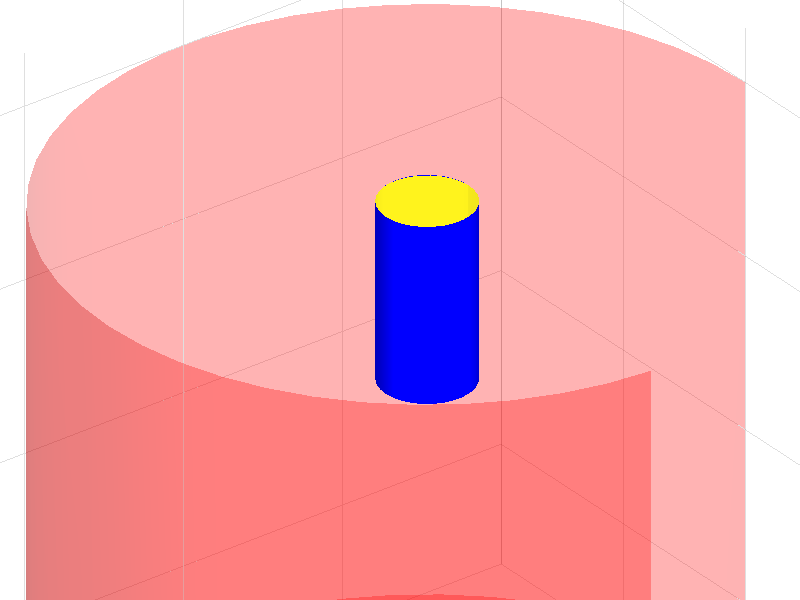

Recreate this plot in MATLAB. (Note: this script raises an error after producing the figure.)

d0 = [0 0 1];
d1 = [-9.495942e-01   1.164501e-01    -2.910501e-01];


Zt = 1500;	%Z coordinate of the top of the tube
Zb = -200;	%Z coordinate of the base of the tube
Zc = 1000;   %Z coordinate of the mouth of the capillary
Re = 1000;	%Radius of the entire environment
Rc = 120;	%Radius of the capillary

figure;
set(gcf, 'color', 'white');

%First plot outside cyllindar and its base
[x, y, z] = cylinder(Re,50);
z = z*(Zt-Zb)+Zb;
l = round(size(x,2)/2);
surf([x(1,1:end);zeros(1,size(x,2))], [y(1,1:end);zeros(1,size(y,2))], [z(1,1:end);z(1,1:end)], ...
  'FaceColor','red','EdgeColor','none','FaceAlpha',0.5,'FaceLighting','phong'); hold on;
camlight right
l = round(size(x,2)/1.3333);
surf(x(:,1:l), y(:,1:l), z(:,1:l), ...
   'FaceColor','red','EdgeColor','none','FaceAlpha',0.3,'FaceLighting','phong'); 

%Plot the actual capillary
offset = 10; %this offset draws the capillary by this many um larger so that 
             %any trajectories of cells that are thicker do not appear to
             %come through the surface of the capillary
[x, y, z] = cylinder(Rc+offset,30); 
z = z*(Zt+offset-Zc)+Zc;
surf(x, y, z,'FaceColor','yellow','EdgeColor','none','FaceAlpha',0.6,'FaceLighting','phong');
surf([x(1,1:end);zeros(1,size(x,2))], [y(1,1:end);zeros(1,size(y,2))], [z(2,1:end);z(2,1:end)],'FaceColor','yellow','EdgeColor','none','FaceAlpha',0.6,'FaceLighting','phong');





cell = surf(x,y,z,'FaceColor','blue','EdgeColor','none','FaceAlpha',1,'FaceLighting','phong'); hold on;
camlight left
material dull
grid on;
axis equal;
axis vis3d;
camlookat(cell);
camzoom(0.5);
%axis([-100,100,-100,100,-100,100]);





populationDirectory = '/home/msneddon/Desktop/swim_output/pop8_cap/';
cellCount = 5;
camlookat(gca);
sigInput = [];

currentDirectory = pwd;
cd(populationDirectory);
load(['c1/cellTrajectory.mat']);
cellSize = [2,1,1];
cellSize = cellSize.*1;

for i=1:10:length(data)
    d0=[1,0,0];
    d1 = [data(i,7), data(i,8), data(i,9)];
    angle  =(acos(dot(d0,d1))/pi)*180;
    crs = cross(d0,d1); crs = crs./norm(crs);
    if(data(i,6)==1) angle = angle+(rand*90-45); end;
    if(angle>0.01)
        [x,y,z]=ellipsoid(data(i,2),data(i,3),data(i,4),cellSize(1),cellSize(2),cellSize(3));
        delete(cell);
        cell = surf(x,y,z,'FaceColor','blue','EdgeColor','none','FaceAlpha',1,'FaceLighting','phong'); hold on;
        rotate(cell,cross(d0,d1),angle,[data(i,2),data(i,3),data(i,4)]);
     %    if(data(i,6)==0) camlookat(cell); end
        drawnow
    end
    drawnow
    
   % fprintf(['Time: ',num2str(data(i,1)),'\n']);
end


cd(currentDirectory);


